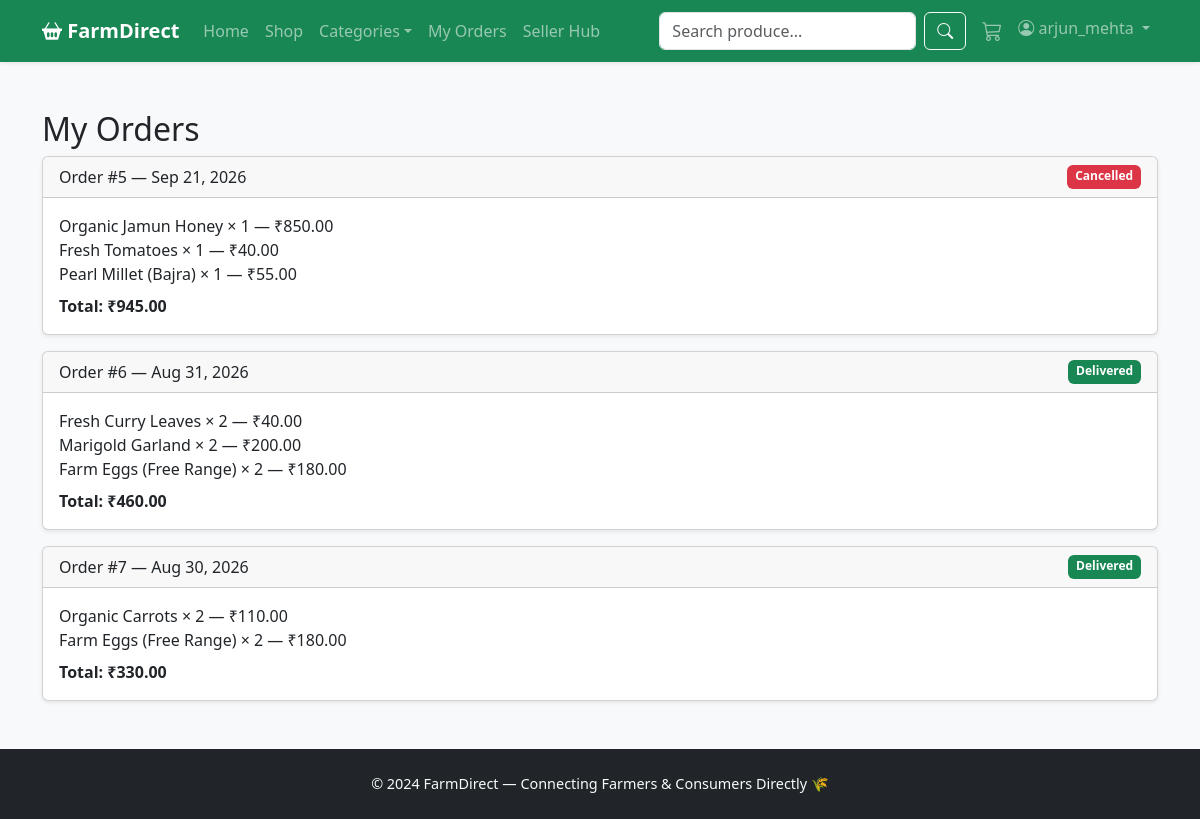
Page /my-orders/ (signed in) on the committed database.
### marketplace/models.py (models this page shows, shortened)
class Order(models.Model):
    STATUS_CHOICES = [
        ('pending', 'Pending'),
        ('confirmed', 'Confirmed'),
        ('packed', 'Packed'),
        ('shipped', 'Shipped'),
        ('delivered', 'Delivered'),
        ('cancelled', 'Cancelled'),
    ]
    PAYMENT_CHOICES = [
        ('cod', 'Cash on Delivery'),
        ('upi', 'UPI'),
        ('card', 'Card'),
    ]
    user = models.ForeignKey(User, on_delete=models.CASCADE, related_name='orders')
    full_name = models.CharField(max_length=200)
    phone = models.CharField(max_length=15)
    address = models.TextField()
    city = models.CharField(max_length=100)
    state = models.CharField(max_length=100, blank=True)
    pincode = models.CharField(max_length=10)
    payment_method = models.CharField(max_length=10, choices=PAYMENT_CHOICES, default='cod')
    subtotal = models.DecimalField(max_digits=10, decimal_places=2, default=0)
    delivery_fee = models.DecimalField(max_digits=10, decimal_places=2, default=0)
    total_amount = models.DecimalField(max_digits=10, decimal_places=2)
    status = models.CharField(max_length=20, choices=STATUS_CHOICES, default='pending')
    notes = models.TextField(blank=True)
    created_at = models.DateTimeField(auto_now_add=True)
    class Meta:
        ordering = ['-created_at']

class OrderItem(models.Model):
    order = models.ForeignKey(Order, on_delete=models.CASCADE, related_name='items')
    product = models.ForeignKey(Product, on_delete=models.SET_NULL, null=True)
    product_name = models.CharField(max_length=200)
    price = models.DecimalField(max_digits=10, decimal_places=2)
    quantity = models.PositiveIntegerField()
    farmer = models.ForeignKey(User, on_delete=models.SET_NULL, null=True, related_name='sales')
    def subtotal(self):
        return self.price * self.quantity

### marketplace/views.py (the view)
# urls.py: path('my-orders/', views.my_orders, name='my_orders'),
@login_required
def my_orders(request):
    orders = Order.objects.filter(user=request.user).order_by('-created_at')
    return render(request, 'marketplace/my_orders.html', {'orders': orders})

### marketplace/templates/marketplace/my_orders.html
{% extends 'marketplace/base.html' %}
{% block content %}
<div class="container my-5">
  <h2>My Orders</h2>
  {% for order in orders %}
  <div class="card mb-3 shadow-sm">
    <div class="card-header d-flex justify-content-between">
      <span>Order #{{ order.id }} — {{ order.created_at|date:"M d, Y" }}</span>
      <span class="badge bg-{% if order.status == 'delivered' %}success{% elif order.status == 'cancelled' %}danger{% else %}warning{% endif %}">
        {{ order.get_status_display }}
      </span>
    </div>
    <div class="card-body">
      <ul class="list-unstyled mb-2">
        {% for item in order.items.all %}
        <li>{{ item.product_name }} × {{ item.quantity }} — ₹{{ item.subtotal }}</li>
        {% endfor %}
      </ul>
      <strong>Total: ₹{{ order.total_amount }}</strong>
    </div>
  </div>
  {% empty %}
  <div class="alert alert-info">No orders yet.</div>
  {% endfor %}
</div>
{% endblock %}

### marketplace/templates/marketplace/base.html (shortened to what this page needs)
{% load static %}
<!DOCTYPE html>
<html lang="en">
<head>
    <link href="https://cdn.jsdelivr.net/npm/bootstrap@5.3.2/dist/css/bootstrap.min.css" rel="stylesheet">
    <link href="https://cdn.jsdelivr.net/npm/bootstrap-icons@1.11.1/font/bootstrap-icons.css" rel="stylesheet">
    <link rel="stylesheet" href="{% static 'css/style.css' %}">
</head>
<body>
<nav class="navbar navbar-expand-lg navbar-dark bg-success sticky-top shadow-sm">
  <div class="container">
    <a class="navbar-brand fw-bold" href="{% url 'home' %}">
      <i class="bi bi-basket2-fill"></i> FarmDirect
    </a>
    <div class="collapse navbar-collapse" id="navmenu">
      <ul class="navbar-nav me-auto">
        <li class="nav-item"><a class="nav-link" href="{% url 'home' %}">Home</a></li>
        <li class="nav-item"><a class="nav-link" href="{% url 'product_list' %}">Shop</a></li>
        <li class="nav-item dropdown">
          <a class="nav-link dropdown-toggle" href="#" data-bs-toggle="dropdown">Categories</a>
        </li>
        {% if user.is_authenticated %}
        <li class="nav-item"><a class="nav-link" href="{% url 'my_orders' %}">My Orders</a></li>
        <li class="nav-item"><a class="nav-link" href="{% url 'seller_dashboard' %}">Seller Hub</a></li>
        {% endif %}
      </ul>
      <form class="d-flex me-2" action="{% url 'product_list' %}" method="get">
        <input class="form-control me-2" type="search" name="q" placeholder="Search produce...">
        <button class="btn btn-outline-light" type="submit"><i class="bi bi-search"></i></button>
      </form>
      <ul class="navbar-nav">
        <li class="nav-item">
          <a class="nav-link position-relative" href="{% url 'cart' %}">
            <i class="bi bi-cart3 fs-5"></i>
          </a>
        </li>
        {% if user.is_authenticated %}
        <li class="nav-item dropdown">
          <a class="nav-link dropdown-toggle" href="#" data-bs-toggle="dropdown">
            <i class="bi bi-person-circle"></i> {{ user.username }}
          </a>
        </li>
        {% else %}
        <li class="nav-item"><a class="nav-link" href="{% url 'login' %}">Login</a></li>
        <li class="nav-item"><a class="btn btn-warning ms-2" href="{% url 'signup' %}">Sign Up</a></li>
        {% endif %}
      </ul>
    </div>
  </div>
</nav>
<main>{% block content %}{% endblock %}</main>
<footer class="bg-dark text-light mt-5 py-4">
  <div class="container text-center">
    <p class="mb-0">&copy; 2024 FarmDirect — Connecting Farmers & Consumers Directly 🌾</p>
  </div>
</footer>
</body>
</html>

### static/css/style.css (style rules this page uses)
body { font-family: 'Segoe UI', system-ui, sans-serif; background: #f8f9fa; }
footer { font-size: 0.9rem; }
input, select, textarea { border-radius: 6px !important; border: 1px solid #ced4da; padding: 8px 12px; width: 100%; }

### rows in the picture
Order: id "5", created_at "Sep 21, 2026", status "Cancelled", total_amount "945.00"
OrderItem: product_name "Organic Jamun Honey", quantity "1", subtotal "850.00"
OrderItem: product_name "Fresh Tomatoes", quantity "1", subtotal "40.00"
OrderItem: product_name "Pearl Millet (Bajra)", quantity "1", subtotal "55.00"
Order: id "6", created_at "Aug 31, 2026", status "Delivered", total_amount "460.00"
OrderItem: product_name "Fresh Curry Leaves", quantity "2", subtotal "40.00"
OrderItem: product_name "Marigold Garland", quantity "2", subtotal "200.00"
OrderItem: product_name "Farm Eggs (Free Range)", quantity "2", subtotal "180.00"
Order: id "7", created_at "Aug 30, 2026", status "Delivered", total_amount "330.00"
OrderItem: product_name "Organic Carrots", quantity "2", subtotal "110.00"
OrderItem: product_name "Farm Eggs (Free Range)", quantity "2", subtotal "180.00"

### other values in the picture
{{ user.username }} "arjun_mehta"
